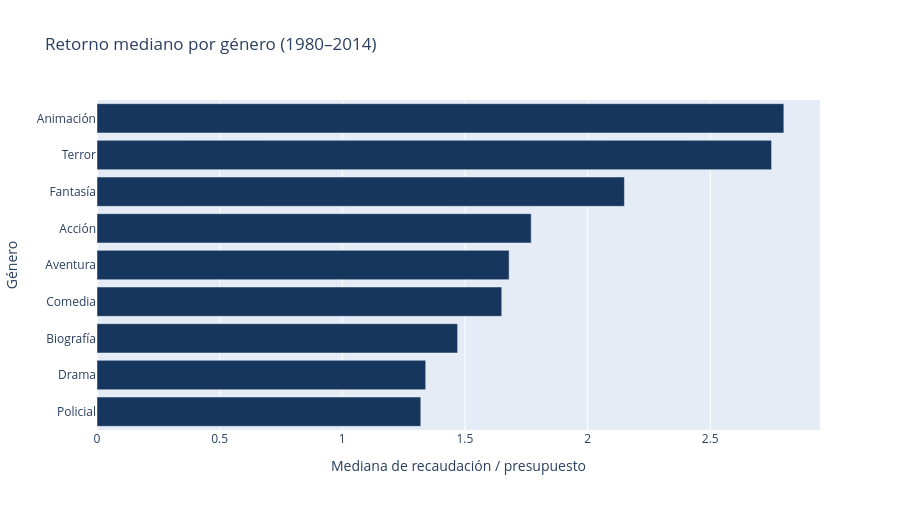

This figure's notebook cell:
### Markdown cell above
### Géneros: gráfico interactivo

Pasá el mouse sobre cada barra para ver mediana, media, media limitada, número de películas y porcentaje de fracaso. [Abrir el gráfico en el navegador](../salidas/05_generos_interactivo.html).

### Code cell
# PLOTLY_OUTPUT
generos_hover = resumen(train, 'genero', 20).sort_values('mediana_x')
figura_interactiva = px.bar(
    generos_hover, x='mediana_x', y='genero', orientation='h',
    custom_data=['n', 'media_x', 'media_tope10_x', 'fracaso_pct'],
    color_discrete_sequence=['#17365d'],
    labels={'mediana_x': 'Mediana de recaudación / presupuesto', 'genero': 'Género'},
    title='Retorno mediano por género (1980–2014)')
figura_interactiva.update_traces(hovertemplate=(
    '<b>%{y}</b><br>Mediana: %{x:.2f}x<br>Media: %{customdata[1]:.2f}x'
    '<br>Media hasta 10x: %{customdata[2]:.2f}x'
    '<br>Fracaso comercial: %{customdata[3]:.1f}%'
    '<br>Películas: %{customdata[0]:.0f}<extra></extra>'))
figura_interactiva.update_layout(height=510)
figura_interactiva.write_html(salidas/'05_generos_interactivo.html',
                              include_plotlyjs=True)
display(figura_interactiva)
print('HTML:', salidas/'05_generos_interactivo.html')

### Figure 1 — Plotly figure (JSON) as saved in the notebook; plotly's stock layout.template omitted (floating-point values rounded to 4 significant figures)
{"data": [{"customdata": [[361.0, 2.14, 1.99, 72.02], [732.0, 2.83, 2.38, 67.62], [224.0, 2.49, 2.34, 69.64], [1288.0, 2.96, 2.54, 64.52], [284.0, 2.55, 2.41, 64.79], [1158.0, 2.56, 2.41, 65.03], [39.0, 2.61, 2.61, 56.41], [200.0, 7.05, 3.78, 46.0], [213.0, 3.57, 3.36, 45.54]], "hovertemplate": "<b>%{y}</b><br>Mediana: %{x:.2f}x<br>Media: %{customdata[1]:.2f}x<br>Media hasta 10x: %{customdata[2]:.2f}x<br>Fracaso comercial: %{customdata[3]:.1f}%<br>Películas: %{customdata[0]:.0f}<extra></extra>", "legendgroup": "", "marker": {"color": "#17365d", "pattern": {"shape": ""}}, "name": "", "orientation": "h", "showlegend": false, "textposition": "auto", "type": "bar", "x": [1.32, 1.34, 1.47, 1.65, 1.68, 1.77, 2.15, 2.75, 2.8], "xaxis": "x", "y": ["Policial", "Drama", "Biografía", "Comedia", "Aventura", "Acción", "Fantasía", "Terror", "Animación"], "yaxis": "y"}], "layout": {"barmode": "relative", "height": 510, "legend": {"tracegroupgap": 0}, "title": {"text": "Retorno mediano por género (1980–2014)"}, "xaxis": {"anchor": "y", "domain": [0, 1], "title": {"text": "Mediana de recaudación / presupuesto"}}, "yaxis": {"anchor": "x", "domain": [0, 1], "title": {"text": "Género"}}}}
